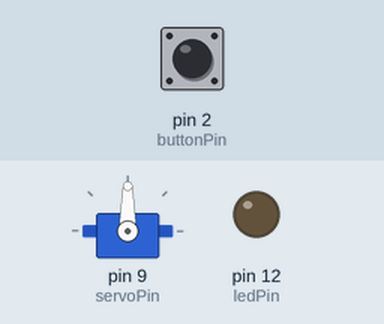
Recording of a sketch running on a simulated Arduino Uno, built with avr-gcc and run on an emulated ATmega328P. On the bench: servo, output pins drawn as LEDs (lit = HIGH). The inputs (shaded band) are chosen by the test bench; at power-on: pin 2 (buttonPin) LOW.

Above: at 1.2 s.
1.3 s: pin 2 (buttonPin) pulled HIGH for 3.2 s
At 2.7 s:
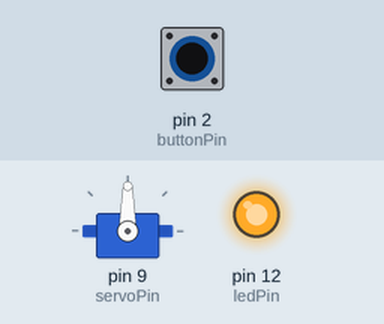
6.8 s: pin 2 (buttonPin) pulled HIGH for 0.15 s
At 8.0 s:
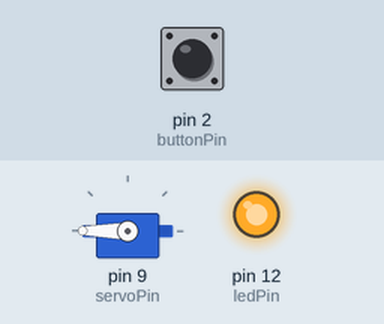
9.9 s: pin 2 (buttonPin) pulled HIGH for 1 s
At 13.1 s:
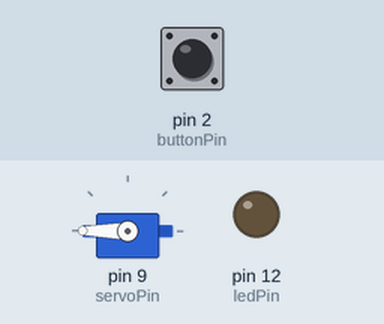
Timing chart, 0 to 14.6 s (numbered marks = the images above; inputs shaded):
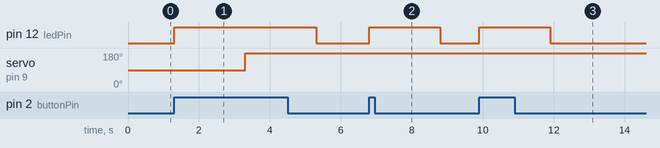

The sketch:

DNIDUnit3.ino
```cpp
#include <Servo.h>
Servo myServo;
int buttonPin = 2;
int ledPin = 12;
int buttonState = 0;
int servoPin = 9;

void setup()
{
  myServo.attach(servoPin);
  pinMode(ledPin, OUTPUT);
  pinMode(buttonPin, INPUT);
  digitalWrite(ledPin, LOW);
}

void loop()
{
  buttonState = digitalRead(buttonPin);

  if (buttonState == HIGH)
  {
    digitalWrite(ledPin, HIGH);
    delay(2000);
    myServo.write(-180);
    digitalWrite(ledPin, LOW);
    myServo.write(180);
  }
  else
  {
    digitalWrite(ledPin, LOW);
  }
}
```

Measured:
- after the input at 1.3 s, pin 12 (ledPin): LOW → HIGH at once, → LOW 4.0 s later; servo on pin 9 (servoPin): 90° → 180° after 2.0 s
- after the input at 6.8 s, pin 12 (ledPin): LOW → HIGH at once, → LOW 2.0 s later
- after the input at 9.9 s, pin 12 (ledPin): LOW → HIGH at once, → LOW 2.0 s later
